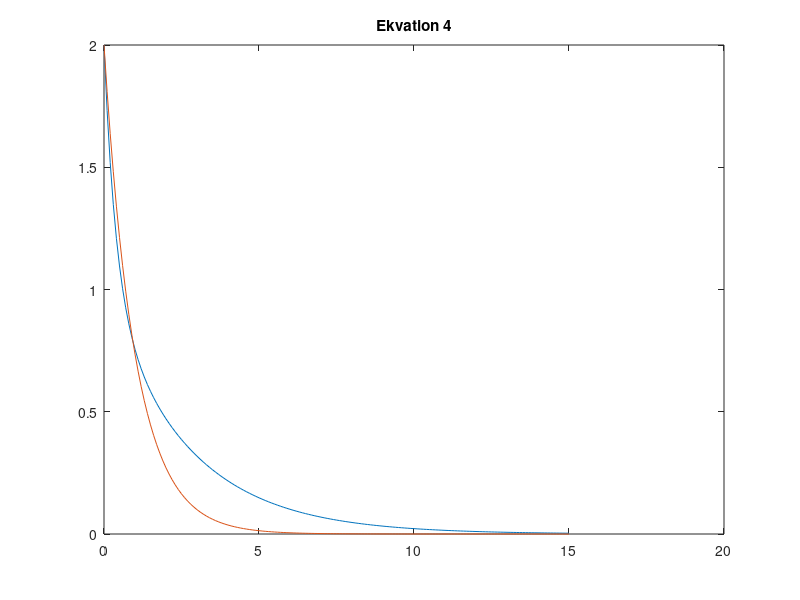

Recreate this plot in MATLAB.
%c1 = C1, c2 = C2, l = lamda, v = vinkelhastigheten, be = beta
%Ekvation 4
x = 0:0.1:15;
c1 = 1;
c2 = 1;
l = 1.5;
v = 1;
be = sqrt((l^2)-(v^2));
disp(be);
ekvation4 = (c1.*(exp(1).^((-(l-be)).*x)))+(c2.*(exp(1).^((-(l+be)).*x)));

plot(x,ekvation4)
title('Ekvation 4');

hold on;

x = 0:0.1:15;
c1 = 1;
c2 = 1;
l = 1;
v = 1;
be = sqrt((l^2)-(v^2));
disp(be);
ekvation4 = (c1.*(exp(1).^((-(l-be)).*x)))+(c2.*(exp(1).^((-(l+be)).*x)));

plot(x,ekvation4)
title('Ekvation 4');